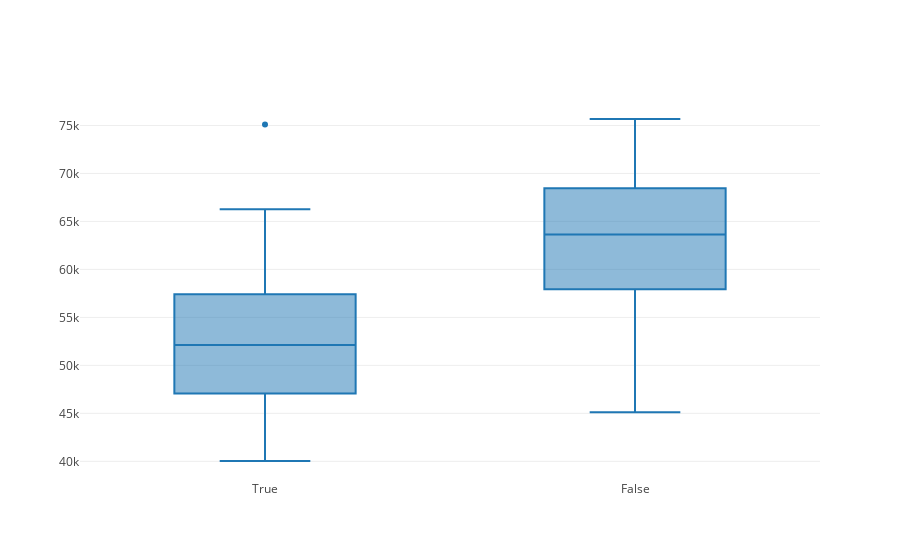

The code cell stored with this chart in its notebook:
### Markdown cell above
### Task 4
We can also use plot.ly for boxplots. Follow the instruction and reproduce the boxplots above.

### Code cell
import plotly.graph_objs as go

trace0 = go.Box(x=df.Trump_win, y=df.Median_Income.astype(float))
#trace1 = go.Swarm(x=df.Trump_win, y=df.Median_Income.astype(float))
data = [trace0]
plotly.offline.iplot(data)

### Figure 1 — Plotly figure (JSON) as saved in the notebook; plotly's stock layout.template omitted (floating-point values rounded to 4 significant figures)
{"data": [{"type": "box", "x": ["True", "True", "True", "True", "False", "False", "False", "False", "False", "True", "True", "False", "True", "False", "True", "True", "True", "True", "True", "False", "False", "False", "True", "False", "True", "True", "True", "True", "False", "False", "False", "False", "False", "True", "True", "True", "True", "False", "True", "False", "True", "True", "True", "True", "True", "False", "False", "False", "True", "True", "True"], "y": [44509, 75112, 52248, 42798, 63636, 66596, 72889, 57756, 70071, 48825, 50768, 64514, 51624, 60413, 51983, 60855, 54865, 42387, 45922, 50756, 73594, 67861, 54203, 68730, 40037, 59196, 51395, 60474, 52008, 75675, 68357, 45119, 58005, 50797, 57415, 53301, 47077, 60834, 60389, 55701, 46360, 55065, 47330, 56473, 66258, 59494, 61486, 67243, 42824, 55425, 60925]}], "layout": {}}
